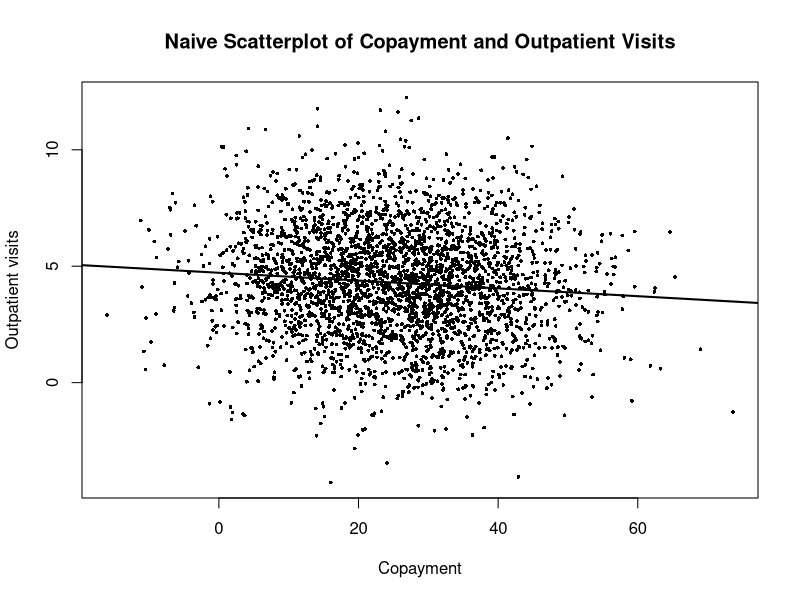
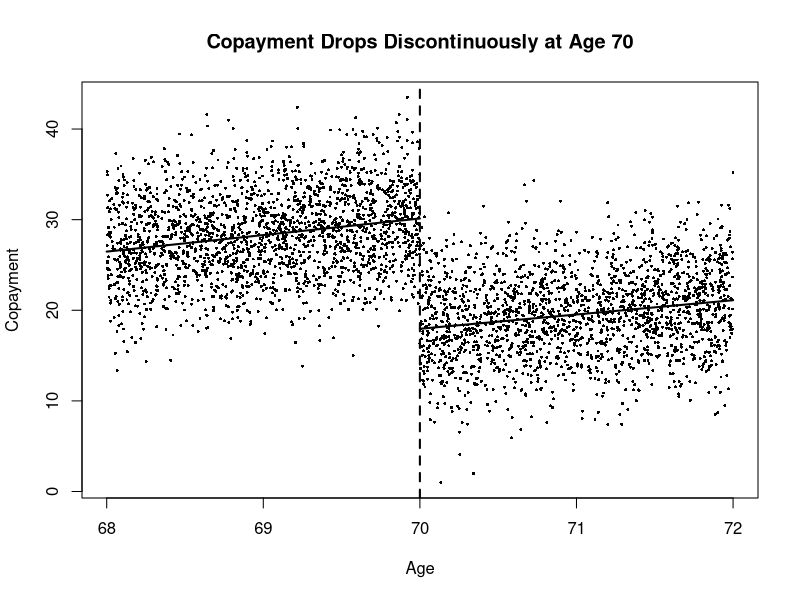
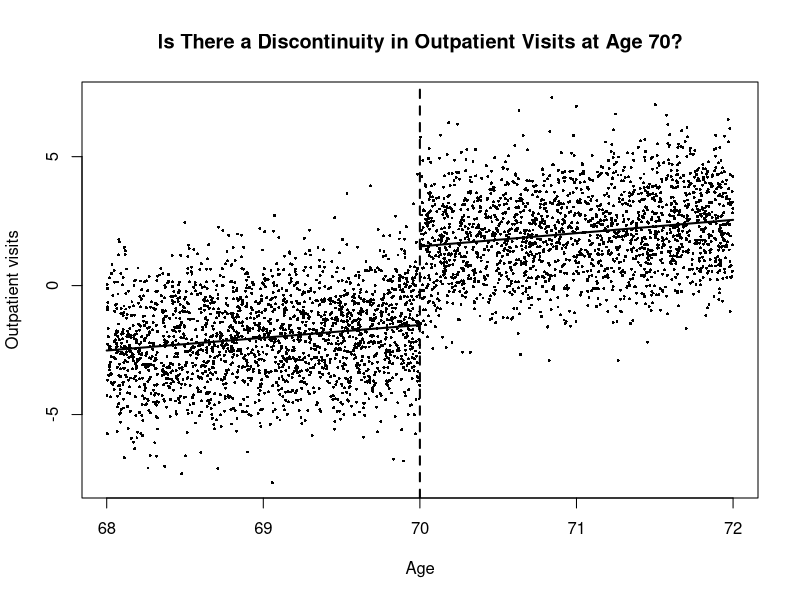
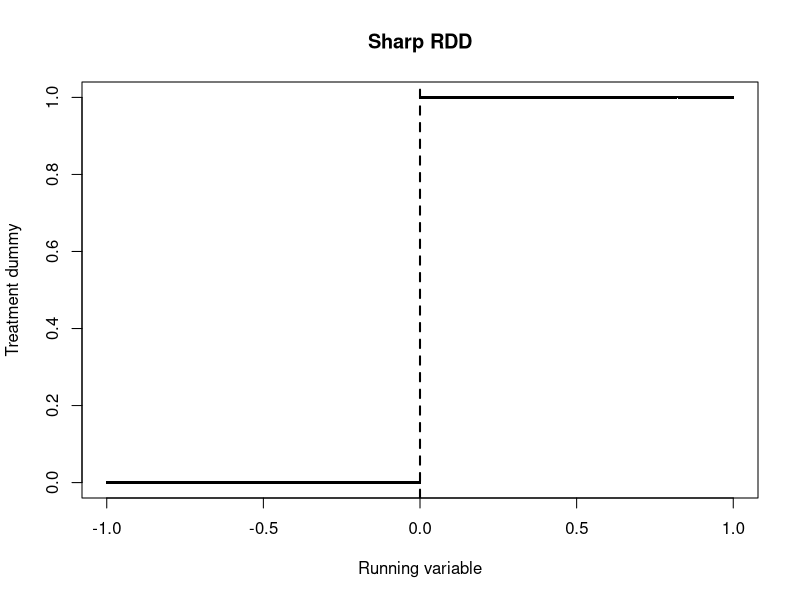
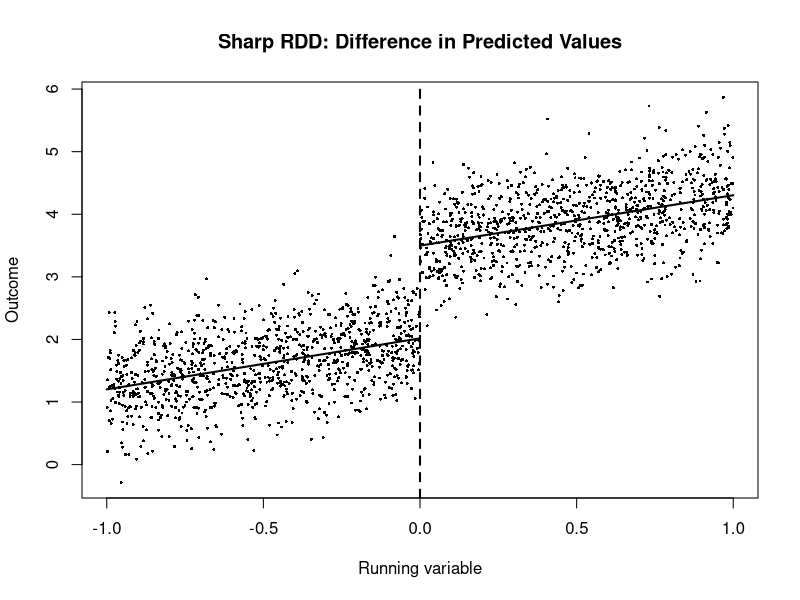
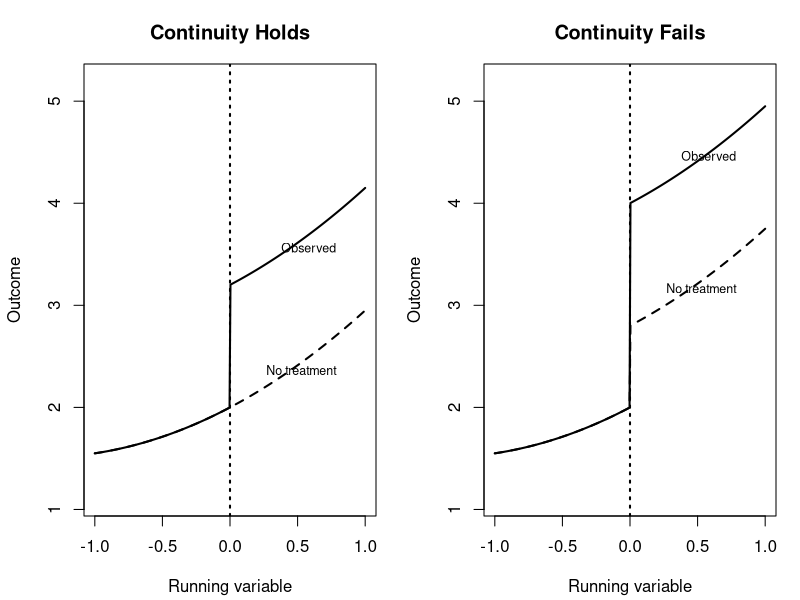
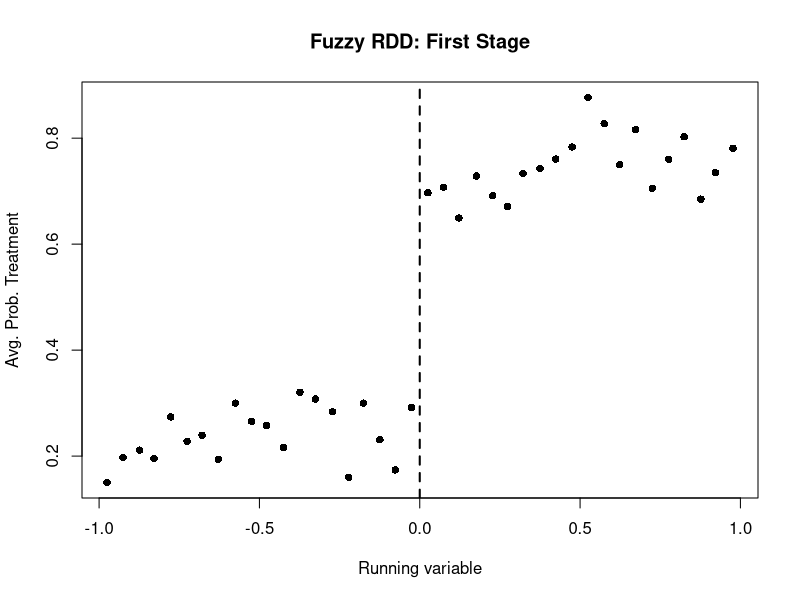
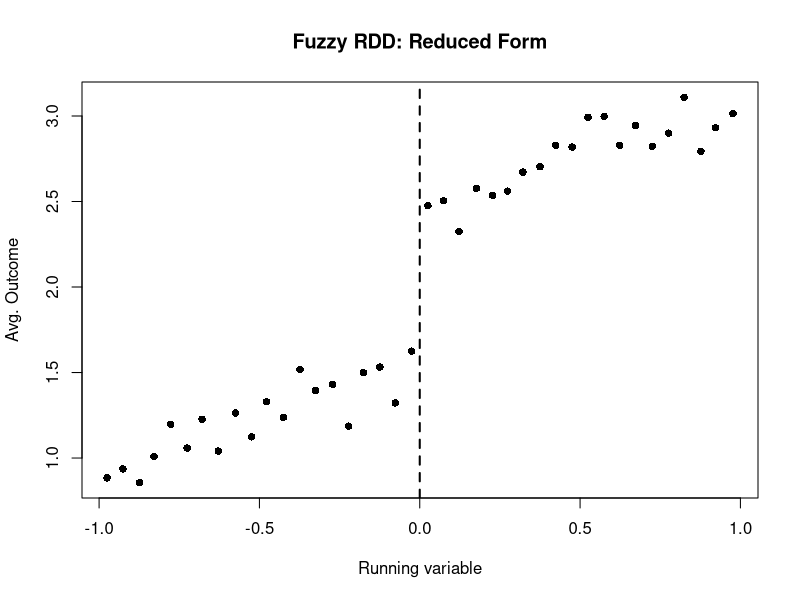

R code for these plots, in order:
## ---- chunk 1
#| label: naive-rdd-motivation
#| echo: true
#| message: false
#| warning: false

set.seed(1234)

n <- 3000

# 観測されない健康状態（大きいほど健康が悪い）
health_bad <- rnorm(n)

# 真の自己負担額
copay <- 25 + 10 * health_bad + rnorm(n, sd = 8)

# 真の構造：自己負担が高いほど受診回数は減る
# ただし健康が悪い人ほど受診回数は多い
visits <- 8 - 0.15 * copay + 2.2 * health_bad + rnorm(n, sd = 1.8)

df_naive <- data.frame(
  copay = copay,
  visits = visits
)

plot(df_naive$copay, df_naive$visits,
     pch = 16, cex = 0.5,
     xlab = "Copayment",
     ylab = "Outpatient visits",
     main = "Naive Scatterplot of Copayment and Outpatient Visits")

abline(lm(visits ~ copay, data = df_naive), lwd = 2)
## ---- chunk 2
#| label: naive-rdd-motivation-reg
#| echo: true

summary(lm(visits ~ copay, data = df_naive))
## ---- chunk 3
#| label: rdd-sim-data
#| echo: true
#| message: false
#| warning: false

set.seed(5678)

n <- 4000
age <- runif(n, min = 68, max = 72)
post70 <- ifelse(age >= 70, 1, 0)

# 健康状態は年齢に対して滑らかに変化
health_bad <- 0.4 * (age - 70) + rnorm(n)

# 70歳で自己負担が不連続に低下
copay <- 30 - 12 * post70 + 4 * health_bad + rnorm(n, sd = 2)

# 自己負担が下がると受診回数が増える
visits <- 6 - 0.25 * copay + 1.5 * health_bad + 0.3 * (age - 70) + rnorm(n, sd = 1.5)

df_rdd <- data.frame(
  age = age,
  copay = copay,
  visits = visits
)
## ---- chunk 4
#| label: rdd-first-stage-plot
#| echo: true
#| message: false
#| warning: false

plot(df_rdd$age, df_rdd$copay,
     pch = 16, cex = 0.4,
     xlab = "Age",
     ylab = "Copayment",
     main = "Copayment Drops Discontinuously at Age 70")

abline(v = 70, lty = 2, lwd = 2)

fit_left  <- lm(copay ~ age, data = subset(df_rdd, age < 70))
fit_right <- lm(copay ~ age, data = subset(df_rdd, age >= 70))

xx_left  <- seq(68, 70, length.out = 100)
xx_right <- seq(70, 72, length.out = 100)

lines(xx_left, predict(fit_left, newdata = data.frame(age = xx_left)), lwd = 2)
lines(xx_right, predict(fit_right, newdata = data.frame(age = xx_right)), lwd = 2)
## ---- chunk 5
#| label: rdd-outcome-plot
#| echo: true
#| message: false
#| warning: false

plot(df_rdd$age, df_rdd$visits,
     pch = 16, cex = 0.4,
     xlab = "Age",
     ylab = "Outpatient visits",
     main = "Is There a Discontinuity in Outpatient Visits at Age 70?")

abline(v = 70, lty = 2, lwd = 2)

fit_left_y  <- lm(visits ~ age, data = subset(df_rdd, age < 70))
fit_right_y <- lm(visits ~ age, data = subset(df_rdd, age >= 70))

lines(xx_left, predict(fit_left_y, newdata = data.frame(age = xx_left)), lwd = 2)
lines(xx_right, predict(fit_right_y, newdata = data.frame(age = xx_right)), lwd = 2)
## ---- chunk 6
#| label: sharp-rdd-sim-data
#| echo: true
#| message: false
#| warning: false

set.seed(123)

n <- 2000
x <- runif(n, min = -1, max = 1)
d <- ifelse(x >= 0, 1, 0)
u <- rnorm(n, mean = 0, sd = 0.5)

y0 <- 2 + 0.8 * x + u
y1 <- y0 + 1.5
y  <- d * y1 + (1 - d) * y0

df_sharp <- data.frame(
  x = x,
  d = d,
  y = y
)

head(df_sharp)
## ---- chunk 7
#| label: sharp-rdd-treatment-plot
#| echo: true
#| message: false
#| warning: false

plot(df_sharp$x, df_sharp$d,
     pch = 16, cex = 0.4,
     xlab = "Running variable",
     ylab = "Treatment dummy",
     main = "Sharp RDD")

abline(v = 0, lty = 2, lwd = 2)
## ---- chunk 8
#| label: sharp-rdd-outcome-plot
#| echo: true
#| message: false
#| warning: false

plot(df_sharp$x, df_sharp$y,
     pch = 16, cex = 0.4,
     xlab = "Running variable",
     ylab = "Outcome",
     main = "Sharp RDD: Difference in Predicted Values")

abline(v = 0, lty = 2, lwd = 2)

fit_left  <- lm(y ~ x, data = subset(df_sharp, x < 0))
fit_right <- lm(y ~ x, data = subset(df_sharp, x >= 0))

xx_left  <- seq(-1, 0, length.out = 100)
xx_right <- seq(0, 1, length.out = 100)

lines(xx_left,
      predict(fit_left, newdata = data.frame(x = xx_left)),
      lwd = 2)

lines(xx_right,
      predict(fit_right, newdata = data.frame(x = xx_right)),
      lwd = 2)
## ---- chunk 9
#| label: sharp-rdd-reg
#| echo: true

fit_sharp <- lm(y ~ d + x + d:x, data = df_sharp)
summary(fit_sharp)
## ---- chunk 10
#| label: sharp-rdd-local-reg
#| echo: true

df_sharp_local <- subset(df_sharp, abs(x) <= 0.3)

fit_sharp_local <- lm(y ~ d + x + d:x, data = df_sharp_local)
summary(fit_sharp_local)
## ---- chunk 11
#| label: continuity-assumption-plot
#| echo: true
#| message: false
#| warning: false

x_grid <- seq(-1, 1, length.out = 300)
treat_effect <- 1.2

y0_smooth <- 2 + 0.7 * x_grid + 0.25 * x_grid^2
y_obs_valid <- ifelse(x_grid < 0, y0_smooth, y0_smooth + treat_effect)

y0_jump <- y0_smooth + ifelse(x_grid >= 0, 0.8, 0)
y_obs_invalid <- ifelse(x_grid < 0, y0_jump, y0_jump + treat_effect)

old_par <- par(mfrow = c(1, 2), mar = c(4.2, 4.2, 3.2, 1.2))

plot(x_grid, y_obs_valid,
     type = "l", lwd = 2, ylim = c(1.1, 5.2),
     xlab = "Running variable",
     ylab = "Outcome",
     main = "Continuity Holds")
lines(x_grid, y0_smooth, lwd = 2, lty = 2)
abline(v = 0, lty = 3, lwd = 2)
text(0.86, 3.55, "Observed", pos = 2, cex = 0.75)
text(0.86, 2.35, "No treatment", pos = 2, cex = 0.75)

plot(x_grid, y_obs_invalid,
     type = "l", lwd = 2, ylim = c(1.1, 5.2),
     xlab = "Running variable",
     ylab = "Outcome",
     main = "Continuity Fails")
lines(x_grid, y0_jump, lwd = 2, lty = 2)
abline(v = 0, lty = 3, lwd = 2)
text(0.86, 4.45, "Observed", pos = 2, cex = 0.75)
text(0.86, 3.15, "No treatment", pos = 2, cex = 0.75)

par(old_par)
## ---- chunk 12
#| label: fuzzy-rdd-sim-data
#| echo: true
#| message: false
#| warning: false

set.seed(456)

n <- 3000
x <- runif(n, min = -1, max = 1)
z <- ifelse(x >= 0, 1, 0)

# 処置確率は cutoff で不連続に上がる
p_d <- ifelse(x < 0, 0.2 + 0.1 * (x + 1), 0.7 + 0.1 * x)
p_d <- pmin(pmax(p_d, 0.01), 0.99)

d <- rbinom(n, size = 1, prob = p_d)
u <- rnorm(n, mean = 0, sd = 0.5)

y0 <- 1 + 0.5 * x + u
y1 <- y0 + 2
y  <- d * y1 + (1 - d) * y0

df_fuzzy <- data.frame(
  x = x,
  z = z,
  d = d,
  y = y,
  p_d = p_d
)

head(df_fuzzy)
## ---- chunk 13
#| label: fuzzy-rdd-firststage-binned
#| echo: true
#| message: false
#| warning: false

breaks <- seq(-1, 1, by = 0.05)
bin_id <- cut(df_fuzzy$x, breaks = breaks, include.lowest = TRUE)

bin_mean_x <- tapply(df_fuzzy$x, bin_id, mean)
bin_mean_d <- tapply(df_fuzzy$d, bin_id, mean)

plot(bin_mean_x, bin_mean_d,
     pch = 16,
     xlab = "Running variable",
     ylab = "Avg. Prob. Treatment",
     main = "Fuzzy RDD: First Stage")

abline(v = 0, lty = 2, lwd = 2)
## ---- chunk 14
#| label: fuzzy-rdd-outcome-binned
#| echo: true
#| message: false
#| warning: false

bin_mean_y <- tapply(df_fuzzy$y, bin_id, mean)

plot(bin_mean_x, bin_mean_y,
     pch = 16,
     xlab = "Running variable",
     ylab = "Avg. Outcome",
     main = "Fuzzy RDD: Reduced Form")

abline(v = 0, lty = 2, lwd = 2)
## ---- chunk 15
#| label: fuzzy-rdd-wald-manual
#| echo: true

fit_y <- lm(y ~ z + x + z:x, data = df_fuzzy)
fit_d <- lm(d ~ z + x + z:x, data = df_fuzzy)

jump_y <- coef(fit_y)["z"]
jump_d <- coef(fit_d)["z"]

wald_fuzzy <- jump_y / jump_d

jump_y
jump_d
wald_fuzzy
## ---- chunk 16
#| label: fuzzy-rdd-ivreg
#| echo: true
#| message: false
#| warning: false

library(AER)

fit_iv <- ivreg(
  y ~ d + x + z:x |
    z + x + z:x,
  data = df_fuzzy
)

summary(fit_iv)
## ---- chunk 17
#| label: running-variable-density-bunching
#| echo: true
#| message: false
#| warning: false

set.seed(2026)

n <- 8000
true_height <- rnorm(n, mean = 162, sd = 6)
recorded_height <- true_height

near_cutoff <- which(true_height >= 157 & true_height < 160)
manipulated <- near_cutoff[runif(length(near_cutoff)) < 0.45]
recorded_height[manipulated] <- runif(length(manipulated), min = 155.3, max = 156.9)

hist(recorded_height,
     breaks = seq(130, 195, by = 1),
     xlim = c(145, 175),
     ylim = c(0, 680),
     col = "gray80",
     border = "white",
     main = "Recorded Height Around a Conscription Cutoff",
     xlab = "Recorded height (cm)",
     ylab = "Count")

height_grid <- seq(145, 175, length.out = 300)
expected_count <- dnorm(height_grid, mean = 162, sd = 6) * n
lines(height_grid, expected_count, lwd = 2, lty = 2)

abline(v = 157, lty = 2, lwd = 2)
text(157.4, 610, "Cutoff: 157 cm", pos = 4)
arrows(154.8, 560, 156.2, 430, length = 0.08)
text(154.3, 590, "Bunching below cutoff", pos = 2)
arrows(161.8, 470, 158.5, 330, length = 0.08)
text(162.2, 500, "Missing mass above cutoff", pos = 4)
text(173.8, 410, "Expected smooth density", pos = 2)
